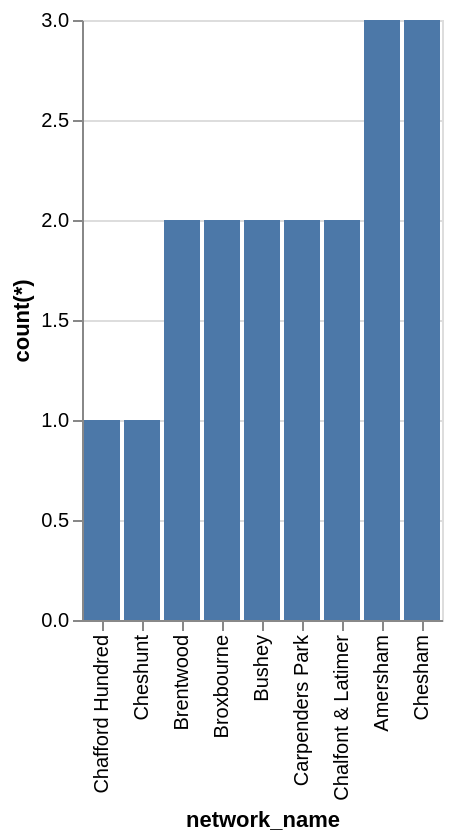

This figure's Vega-Lite source:
### Vega-Lite specification from a JSON file in a GitHub repository (floating-point values rounded to 4 significant figures)
{"data": {"values": [{"x_data": "Chafford Hundred", "y_data": 1}, {"x_data": "Cheshunt", "y_data": 1}, {"x_data": "Brentwood", "y_data": 2}, {"x_data": "Broxbourne", "y_data": 2}, {"x_data": "Bushey", "y_data": 2}, {"x_data": "Carpenders Park", "y_data": 2}, {"x_data": "Chalfont & Latimer", "y_data": 2}, {"x_data": "Amersham", "y_data": 3}, {"x_data": "Chesham", "y_data": 3}]}, "mark": "bar", "encoding": {"x": {"field": "x_data", "type": "nominal", "title": "network_name", "sort": {"op": "sum", "field": "y_data", "order": "ascending"}}, "y": {"field": "y_data", "type": "quantitative", "title": "count(*)"}}}
